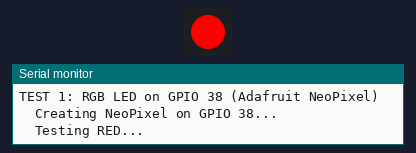
Bench run of a sketch on a simulated ESP32-S3. On the bench: 1 RGB LEDs in strip order, left to right, the last lines printed to the serial monitor.

Above: at 3.1 s.
At 4.1 s:
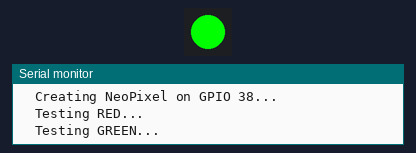
At 8.6 s:
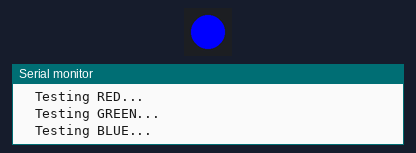
At 13.7 s:
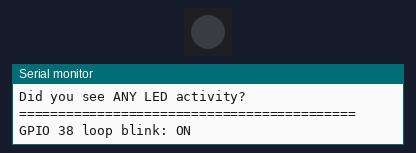
Timing chart, 0 to 15.2 s (numbered marks = the images above):
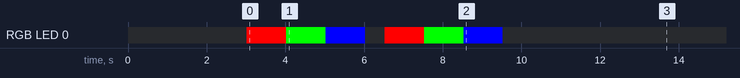

The sketch:

test_diagnostic.ino
```cpp
/*
  ESP32-S3 Complete Diagnostic Test

  This will test:
  1. Serial communication
  2. Board identification
  3. RGB LED with Adafruit library
  4. Simple LED with digitalWrite

  Upload this and check Serial Monitor at 115200 baud
*/

#include <Adafruit_NeoPixel.h>

void setup() {
  Serial.begin(115200);
  delay(3000);  // Wait for serial to stabilize

  Serial.println("\n\n===========================================");
  Serial.println("ESP32-S3 DIAGNOSTIC TEST");
  Serial.println("===========================================");

  // Board info
  Serial.printf("Chip Model: %s\n", ESP.getChipModel());
  Serial.printf("Chip Revision: %d\n", ESP.getChipRevision());
  Serial.printf("CPU Frequency: %d MHz\n", ESP.getCpuFreqMHz());
  Serial.printf("Flash Size: %d bytes\n", ESP.getFlashChipSize());
  Serial.println("===========================================\n");

  // Test 1: RGB LED on GPIO 38 (most common)
  Serial.println("TEST 1: RGB LED on GPIO 38 (Adafruit NeoPixel)");
  testRGB(38);

  // Test 2: RGB LED on GPIO 48 (alternative)
  Serial.println("\nTEST 2: RGB LED on GPIO 48 (Adafruit NeoPixel)");
  testRGB(48);

  // Test 3: Simple LED on common pins
  Serial.println("\nTEST 3: Simple LED on common pins");
  testSimpleLED();

  Serial.println("\n===========================================");
  Serial.println("DIAGNOSTIC COMPLETE");
  Serial.println("Did you see ANY LED activity?");
  Serial.println("===========================================\n");
}

void testRGB(int pin) {
  Serial.printf("  Creating NeoPixel on GPIO %d...\n", pin);

  Adafruit_NeoPixel pixel(1, pin, NEO_GRB + NEO_KHZ800);
  pixel.begin();
  pixel.setBrightness(255);

  Serial.println("  Testing RED...");
  pixel.setPixelColor(0, pixel.Color(255, 0, 0));
  pixel.show();
  delay(1000);

  Serial.println("  Testing GREEN...");
  pixel.setPixelColor(0, pixel.Color(0, 255, 0));
  pixel.show();
  delay(1000);

  Serial.println("  Testing BLUE...");
  pixel.setPixelColor(0, pixel.Color(0, 0, 255));
  pixel.show();
  delay(1000);

  Serial.println("  OFF");
  pixel.clear();
  pixel.show();
  delay(500);

  Serial.printf("  GPIO %d test complete.\n", pin);
}

void testSimpleLED() {
  int pins[] = {2, 13, 15};

  for (int i = 0; i < 3; i++) {
    int pin = pins[i];
    pinMode(pin, OUTPUT);

    Serial.printf("  Testing GPIO %d: ", pin);

    for (int j = 0; j < 3; j++) {
      digitalWrite(pin, HIGH);
      delay(200);
      digitalWrite(pin, LOW);
      delay(200);
    }

    Serial.println("done");
    pinMode(pin, INPUT);
  }
}

void loop() {
  // Continuous blink on GPIO 38 to verify if it's working
  static bool state = false;
  static unsigned long lastBlink = 0;

  if (millis() - lastBlink > 1000) {
    Adafruit_NeoPixel pixel(1, 38, NEO_GRB + NEO_KHZ800);
    pixel.begin();
    pixel.setBrightness(100);

    if (state) {
      pixel.setPixelColor(0, pixel.Color(0, 0, 255));  // Blue
    } else {
      pixel.clear();
    }
    pixel.show();

    state = !state;
    lastBlink = millis();

    Serial.printf("GPIO 38 loop blink: %s\n", state ? "ON" : "OFF");
  }
}
```
